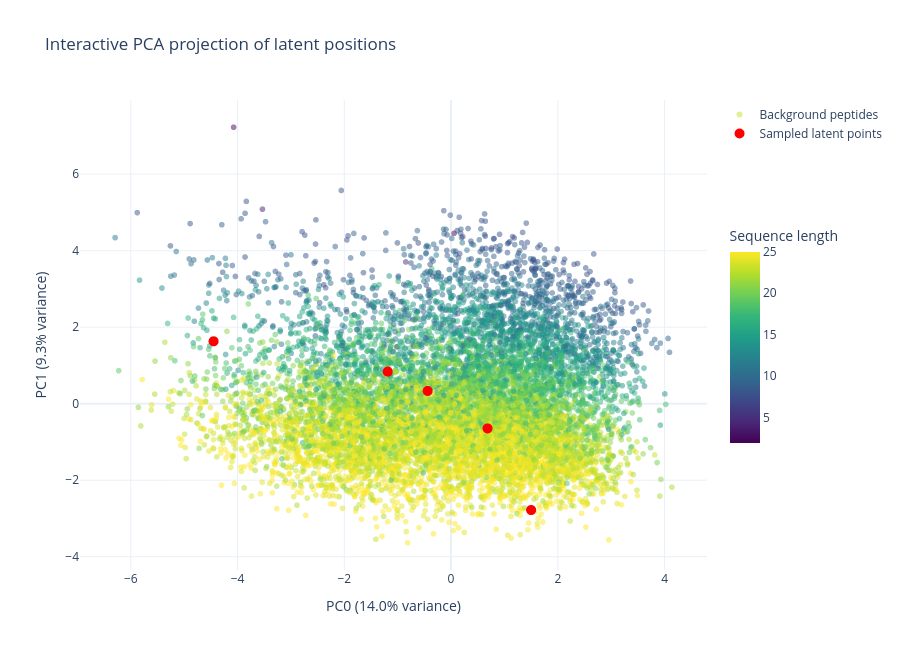

The cell this chart's notebook holds for it:
### Code cell
PCA_COMPONENTS = (0, 1)  # PCA components to plot

pca = PCA(n_components=64)
latent_background_projected = pca.fit_transform(latent_background.detach().cpu().numpy())

# Mean and variance in PCA space
mean = np.zeros(pca.n_components_)
variance = pca.explained_variance_

# Sample PCA coordinates
n_samples = 5

sampled_latent_points = np.random.normal(
    loc=mean,
    scale=np.sqrt(variance),
    size=(n_samples, pca.n_components_),
)

fig = go.Figure()

background_lengths = [len(peptide) for peptide in background_peptides]

fig.add_trace(go.Scattergl(
    x=latent_background_projected[:, PCA_COMPONENTS[0]],
    y=latent_background_projected[:, PCA_COMPONENTS[1]],
    mode="markers",
    name="Background peptides",
    marker={
        "size": 6,
        "opacity": 0.5,
        "color": background_lengths,
        "colorscale": "Viridis",
        # "colorbar": {"title": "Sequence length"},
        "colorbar": {
            "title": "Sequence length",
            "len": 0.5,
            "y": 0.5,
            "yanchor": "middle",
            "x": 1.02,
        },
    },
    customdata=[
        (sequence, length)
        for sequence, length in zip(background_peptides, background_lengths)
    ],
    hovertemplate=(
        "Sequence: %{customdata[0]}<br>"
        "Length: %{customdata[1]}<br>"
        f"PC{PCA_COMPONENTS[0]}: " + "%{x:.4f}<br>"
        f"PC{PCA_COMPONENTS[1]}: " + "%{y:.4f}<extra></extra>"
    ),
))

fig.add_trace(go.Scattergl(
    x=sampled_latent_points[:, PCA_COMPONENTS[0]],
    y=sampled_latent_points[:, PCA_COMPONENTS[1]],
    mode="markers",
    name="Sampled latent points",
    marker={
        "size": 10,
        "opacity": 1,
        "color": "red",
    },
    hovertemplate=(
        "Sampled latent point<br>"
        f"PC{PCA_COMPONENTS[0]}: " + "%{x:.4f}<br>"
        f"PC{PCA_COMPONENTS[1]}: " + "%{y:.4f}<extra></extra>"
    ),
))

fig.update_layout(
    title="Interactive PCA projection of latent positions",
    xaxis_title=f"PC{PCA_COMPONENTS[0]} ({pca.explained_variance_ratio_[0]:.1%} variance)",
    yaxis_title=f"PC{PCA_COMPONENTS[1]} ({pca.explained_variance_ratio_[1]:.1%} variance)",
    template="plotly_white",
    width=900,
    height=650,
)

fig.show()

### Figure 1 — Plotly figure (JSON) as saved in the notebook; plotly's stock layout.template omitted (floating-point values rounded to 4 significant figures; data arrays with more than 128 entries replaced by an {"elided": "..."} marker saying what was removed)
{"data": [{"customdata": {"elided": "10000x2 mixed values"}, "hovertemplate": "Sequence: %{customdata[0]}<br>Length: %{customdata[1]}<br>PC0: %{x:.4f}<br>PC1: %{y:.4f}<extra></extra>", "marker": {"color": {"elided": "10000 int values"}, "colorbar": {"len": 0.5, "title": {"text": "Sequence length"}, "x": 1.02, "y": 0.5, "yanchor": "middle"}, "colorscale": [[0, "#440154"], [0.1111, "#482878"], [0.2222, "#3e4989"], [0.3333, "#31688e"], [0.4444, "#26828e"], [0.5556, "#1f9e89"], [0.6667, "#35b779"], [0.7778, "#6ece58"], [0.8889, "#b5de2b"], [1, "#fde725"]], "opacity": 0.5, "size": 6}, "mode": "markers", "name": "Background peptides", "type": "scattergl", "x": {"elided": "10000 float values"}, "y": {"elided": "10000 float values"}}, {"hovertemplate": "Sampled latent point<br>PC0: %{x:.4f}<br>PC1: %{y:.4f}<extra></extra>", "marker": {"color": "red", "opacity": 1, "size": 10}, "mode": "markers", "name": "Sampled latent points", "type": "scattergl", "x": [0.6835, -4.448, -0.4382, 1.5, -1.187], "y": [-0.6462, 1.632, 0.3344, -2.78, 0.8386]}], "layout": {"height": 650, "title": {"text": "Interactive PCA projection of latent positions"}, "width": 900, "xaxis": {"title": {"text": "PC0 (14.0% variance)"}}, "yaxis": {"title": {"text": "PC1 (9.3% variance)"}}}}
